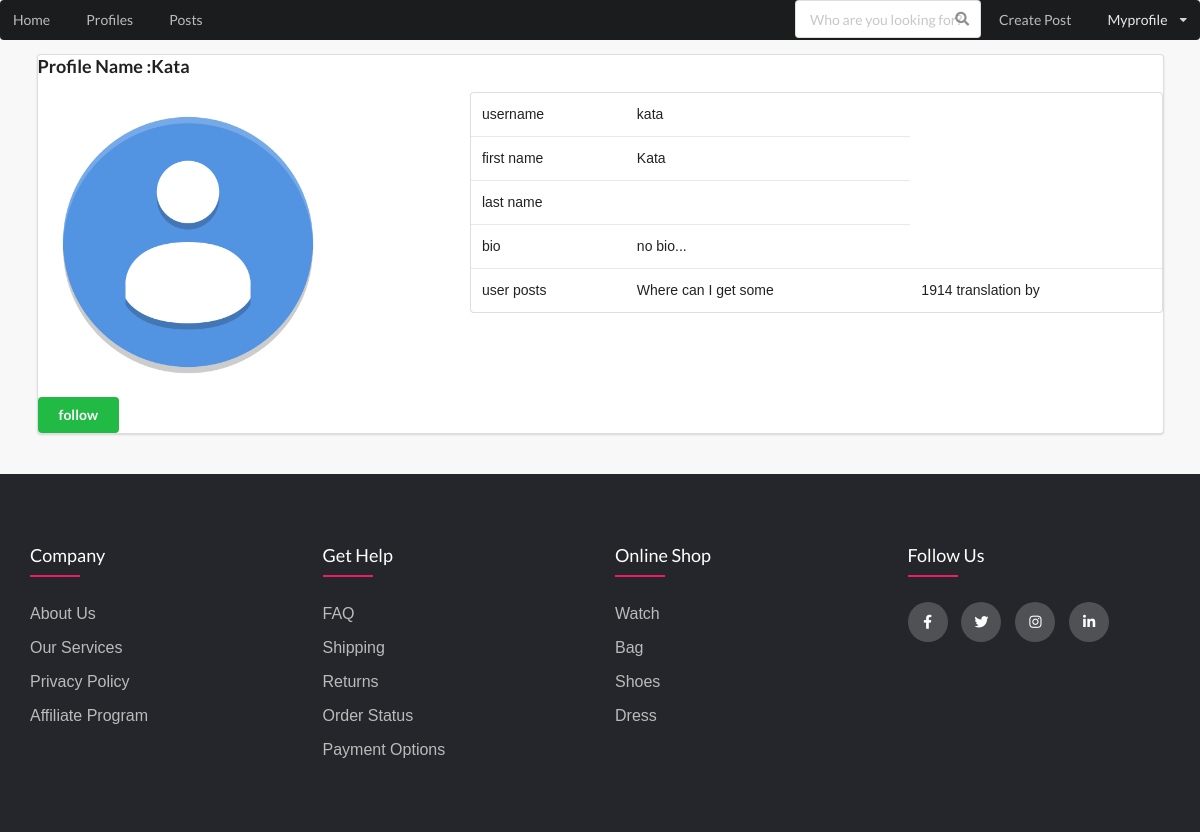
/profiles/3/ (signed in), run on the app's committed database.
### profiles/models.py (models this page shows, shortened)
class Profile(models.Model):
	first_name = models.CharField(max_length=50)
	last_name = models.CharField(max_length=50, blank=True)
	bio = models.CharField(max_length=100, default="no bio...")
	email = models.EmailField(max_length=100, blank=True)
	avatar = models.ImageField( default='avatar.png', upload_to='avatars/' )
	friends = models.ManyToManyField(User, related_name='friends', blank=True)
	user = models.OneToOneField(User, on_delete=models.CASCADE)
	gender = models.CharField(max_length=6 , choices=GENDER_CHOICES)
	slug = models.SlugField(unique=True, blank=True)
	birth_date = models.DateField(auto_now_add=False, null=True)
	join_date = models.DateTimeField(auto_now_add=True)
	def profiles_posts(self):
		return self.post_set.all()
	def __str__(self):
		return str(self.user.username)

### posts/models.py (models this page shows, shortened)
class Post(models.Model):
	title = models.CharField(max_length=200)
	body = models.TextField()
	image = models.ImageField(upload_to='posts/', validators=[FileExtensionValidator(['png','jpg','jpeg'])], blank=True )
	author = models.ForeignKey(Profile, on_delete=models.CASCADE)
	updated = models.DateTimeField(auto_now=True)
	created = models.DateTimeField(auto_now_add=True)
	def __str__(self):
		return str(self.title[:20])
	class Meta:
		ordering = ['-created']

### profiles/views.py (the view)
# urls.py: path('<int:pk>/', views.ProfileDetailView.as_view(), name='profile-detail'),
class ProfileDetailView(LoginRequiredMixin,DetailView):
	model = Profile
	template_name = 'profiles/profile_detail.html'
	def get_object(self, *args, **kwargs):
		pk = self.kwargs.get('pk')
		view_profile = Profile.objects.get(pk=pk)
		return view_profile
	def get_context_data(self, *args, **kwargs):
		context = super().get_context_data(**kwargs)
		my_profile = Profile.objects.get(user=self.request.user)
		view_profile = self.get_object()
		if view_profile.user in my_profile.friends.all():
			follow = False
		else:
			follow = True
		context['follow']=follow
		return context

### profiles/templates/profiles/profile_detail.html (shortened to what this page needs)
{% extends 'base.html' %}
{% block content %}
<div class="ui segment">
	<h3>Profile Name :{{object.user | title}}</h3>
	<div class="ui grid">
		<div class="row">
			<div class="six wide column">
				<img class="ui medium rounded image" src="{{ object.avatar.url }}">
				<div class="row mt-5" >
					{% if follow %}
					<form action="{% url 'profiles:follow_unfollow' %}" method="POST">
						<button class="ui green button">follow</button>
					</form>
				{% else %}
					 <form action="{% url 'profiles:follow_unfollow' %}" method="POST">
	  					 {% csrf_token %}
	 			  <input type="hidden" name="profile_pk" value="{{object.pk}}">
						<button  class="ui negative button ">unfollow</button>
	   				 </form>
				{% endif %}
				</div>
			</div>
			<div class="ten wide column">
				<table class="ui table">
					<tbody>
						<tr>
							<td>username</td>
							<td>{{object.user}}</td>
						</tr>
						<tr>
							<td>first name</td>
							<td>{{ object.first_name }}</td>
						</tr>
						<tr>
							<td>last name</td>
							<td>{{ object.last_name }}</td>
						</tr>
						<tr>
							<td>bio</td>
							<td>{{ object.bio }}</td>
						</tr>
						<tr>
						<td>user posts</td>
							{% for obj in object.profiles_posts %}
						<td>{{ obj }}</td>
							{% endfor %}
						</tr>
					</tbody>
				</table>
			</div>
		</div>
	</div>
	</div>
{% endblock content   %}

### static/style.css (style rules this page uses)
body { background: #F8F8F8 !important; }
.mt-5 { margin-top: 5px !important; }
.ui.segment { padding: 0px 0px; }
body { line-height: 1.5; font-family: 'Poppins', sans-serif; }
* { margin:0; padding:0; box-sizing: border-box; }
.row { display: flex; flex-wrap: wrap; }

### data on the page
Profile: user "Kata", avatar (placeholder picture), user "kata", first_name "Kata", bio "no bio..."
Post: title "Where can I get some"
Post: title "1914 translation by"
